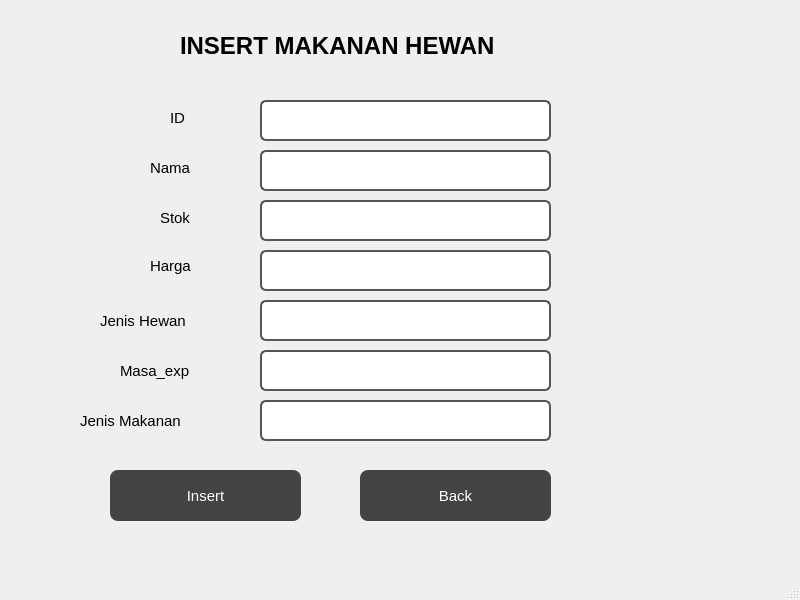
<?xml version="1.0" encoding="UTF-8"?>
<ui version="4.0">
 <class>MainWindow</class>
 <widget class="QMainWindow" name="MainWindow">
  <property name="geometry">
   <rect>
    <x>0</x>
    <y>0</y>
    <width>800</width>
    <height>600</height>
   </rect>
  </property>
  <property name="windowTitle">
   <string>MainWindow</string>
  </property>
  <widget class="QWidget" name="centralwidget">
   <widget class="QLabel" name="label">
    <property name="geometry">
     <rect>
      <x>180</x>
      <y>20</y>
      <width>471</width>
      <height>51</height>
     </rect>
    </property>
    <property name="font">
     <font>
      <pointsize>18</pointsize>
      <weight>75</weight>
      <bold>true</bold>
     </font>
    </property>
    <property name="text">
     <string>INSERT MAKANAN HEWAN</string>
    </property>
   </widget>
   <widget class="QLabel" name="label_2">
    <property name="geometry">
     <rect>
      <x>170</x>
      <y>110</y>
      <width>55</width>
      <height>16</height>
     </rect>
    </property>
    <property name="font">
     <font>
      <pointsize>11</pointsize>
     </font>
    </property>
    <property name="text">
     <string>ID</string>
    </property>
   </widget>
   <widget class="QLabel" name="label_6">
    <property name="geometry">
     <rect>
      <x>100</x>
      <y>300</y>
      <width>101</width>
      <height>41</height>
     </rect>
    </property>
    <property name="font">
     <font>
      <pointsize>11</pointsize>
     </font>
    </property>
    <property name="text">
     <string>Jenis Hewan</string>
    </property>
   </widget>
   <widget class="QLineEdit" name="lineEdit_3">
    <property name="geometry">
     <rect>
      <x>260</x>
      <y>200</y>
      <width>291</width>
      <height>41</height>
     </rect>
    </property>
    <property name="font">
     <font>
      <pointsize>12</pointsize>
     </font>
    </property>
    <property name="styleSheet">
     <string notr="true">QLineEdit {
    background-color: #FFFFFF;
    color: #333333;
    border: 2px solid #555555;
    border-radius: 6px;
    padding: 4px;
}

QLineEdit:focus {
    border: 2px solid #333333;
}</string>
    </property>
   </widget>
   <widget class="QLineEdit" name="lineEdit">
    <property name="geometry">
     <rect>
      <x>260</x>
      <y>100</y>
      <width>291</width>
      <height>41</height>
     </rect>
    </property>
    <property name="font">
     <font>
      <pointsize>12</pointsize>
     </font>
    </property>
    <property name="styleSheet">
     <string notr="true">QLineEdit {
    background-color: #FFFFFF;
    color: #333333;
    border: 2px solid #555555;
    border-radius: 6px;
    padding: 4px;
}

QLineEdit:focus {
    border: 2px solid #333333;
}</string>
    </property>
   </widget>
   <widget class="QLineEdit" name="lineEdit_2">
    <property name="geometry">
     <rect>
      <x>260</x>
      <y>150</y>
      <width>291</width>
      <height>41</height>
     </rect>
    </property>
    <property name="font">
     <font>
      <pointsize>12</pointsize>
     </font>
    </property>
    <property name="styleSheet">
     <string notr="true">QLineEdit {
    background-color: #FFFFFF;
    color: #333333;
    border: 2px solid #555555;
    border-radius: 6px;
    padding: 4px;
}

QLineEdit:focus {
    border: 2px solid #333333;
}</string>
    </property>
   </widget>
   <widget class="QLineEdit" name="lineEdit_4">
    <property name="geometry">
     <rect>
      <x>260</x>
      <y>250</y>
      <width>291</width>
      <height>41</height>
     </rect>
    </property>
    <property name="font">
     <font>
      <pointsize>12</pointsize>
     </font>
    </property>
    <property name="styleSheet">
     <string notr="true">QLineEdit {
    background-color: #FFFFFF;
    color: #333333;
    border: 2px solid #555555;
    border-radius: 6px;
    padding: 4px;
}

QLineEdit:focus {
    border: 2px solid #333333;
}</string>
    </property>
   </widget>
   <widget class="QLabel" name="label_3">
    <property name="geometry">
     <rect>
      <x>150</x>
      <y>160</y>
      <width>55</width>
      <height>16</height>
     </rect>
    </property>
    <property name="font">
     <font>
      <pointsize>11</pointsize>
     </font>
    </property>
    <property name="text">
     <string>Nama</string>
    </property>
   </widget>
   <widget class="QLabel" name="label_4">
    <property name="geometry">
     <rect>
      <x>160</x>
      <y>210</y>
      <width>55</width>
      <height>16</height>
     </rect>
    </property>
    <property name="font">
     <font>
      <pointsize>11</pointsize>
     </font>
    </property>
    <property name="text">
     <string>Stok</string>
    </property>
   </widget>
   <widget class="QLabel" name="label_5">
    <property name="geometry">
     <rect>
      <x>150</x>
      <y>250</y>
      <width>51</width>
      <height>31</height>
     </rect>
    </property>
    <property name="font">
     <font>
      <pointsize>11</pointsize>
     </font>
    </property>
    <property name="text">
     <string>Harga</string>
    </property>
   </widget>
   <widget class="QLineEdit" name="lineEdit_5">
    <property name="geometry">
     <rect>
      <x>260</x>
      <y>300</y>
      <width>291</width>
      <height>41</height>
     </rect>
    </property>
    <property name="font">
     <font>
      <pointsize>12</pointsize>
     </font>
    </property>
    <property name="styleSheet">
     <string notr="true">QLineEdit {
    background-color: #FFFFFF;
    color: #333333;
    border: 2px solid #555555;
    border-radius: 6px;
    padding: 4px;
}

QLineEdit:focus {
    border: 2px solid #333333;
}</string>
    </property>
   </widget>
   <widget class="QLineEdit" name="lineEdit_6">
    <property name="geometry">
     <rect>
      <x>260</x>
      <y>350</y>
      <width>291</width>
      <height>41</height>
     </rect>
    </property>
    <property name="font">
     <font>
      <pointsize>12</pointsize>
     </font>
    </property>
    <property name="styleSheet">
     <string notr="true">QLineEdit {
    background-color: #FFFFFF;
    color: #333333;
    border: 2px solid #555555;
    border-radius: 6px;
    padding: 4px;
}

QLineEdit:focus {
    border: 2px solid #333333;
}</string>
    </property>
   </widget>
   <widget class="QLabel" name="label_7">
    <property name="geometry">
     <rect>
      <x>120</x>
      <y>350</y>
      <width>101</width>
      <height>41</height>
     </rect>
    </property>
    <property name="font">
     <font>
      <pointsize>11</pointsize>
     </font>
    </property>
    <property name="text">
     <string>Masa_exp</string>
    </property>
   </widget>
   <widget class="QLineEdit" name="lineEdit_7">
    <property name="geometry">
     <rect>
      <x>260</x>
      <y>400</y>
      <width>291</width>
      <height>41</height>
     </rect>
    </property>
    <property name="font">
     <font>
      <pointsize>12</pointsize>
     </font>
    </property>
    <property name="styleSheet">
     <string notr="true">QLineEdit {
    background-color: #FFFFFF;
    color: #333333;
    border: 2px solid #555555;
    border-radius: 6px;
    padding: 4px;
}

QLineEdit:focus {
    border: 2px solid #333333;
}</string>
    </property>
   </widget>
   <widget class="QLabel" name="label_8">
    <property name="geometry">
     <rect>
      <x>80</x>
      <y>400</y>
      <width>121</width>
      <height>41</height>
     </rect>
    </property>
    <property name="font">
     <font>
      <pointsize>11</pointsize>
     </font>
    </property>
    <property name="text">
     <string>Jenis Makanan</string>
    </property>
   </widget>
   <widget class="QPushButton" name="pushButton_2">
    <property name="geometry">
     <rect>
      <x>360</x>
      <y>470</y>
      <width>191</width>
      <height>51</height>
     </rect>
    </property>
    <property name="font">
     <font>
      <pointsize>11</pointsize>
     </font>
    </property>
    <property name="styleSheet">
     <string notr="true">QPushButton {
    background-color: #444444;
    color: white;
    border-radius: 8px;
    padding: 6px 12px;
}

QPushButton:hover {
    background-color: #333333;
}

QPushButton:pressed {
    background-color: #222222;
}</string>
    </property>
    <property name="text">
     <string>Back</string>
    </property>
   </widget>
   <widget class="QPushButton" name="pushButton">
    <property name="geometry">
     <rect>
      <x>110</x>
      <y>470</y>
      <width>191</width>
      <height>51</height>
     </rect>
    </property>
    <property name="font">
     <font>
      <pointsize>11</pointsize>
     </font>
    </property>
    <property name="styleSheet">
     <string notr="true">QPushButton {
    background-color: #444444;
    color: white;
    border-radius: 8px;
    padding: 6px 12px;
}

QPushButton:hover {
    background-color: #333333;
}

QPushButton:pressed {
    background-color: #222222;
}</string>
    </property>
    <property name="text">
     <string>Insert</string>
    </property>
   </widget>
  </widget>
  <widget class="QMenuBar" name="menubar">
   <property name="geometry">
    <rect>
     <x>0</x>
     <y>0</y>
     <width>800</width>
     <height>26</height>
    </rect>
   </property>
  </widget>
  <widget class="QStatusBar" name="statusbar"/>
 </widget>
 <resources/>
 <connections/>
</ui>
